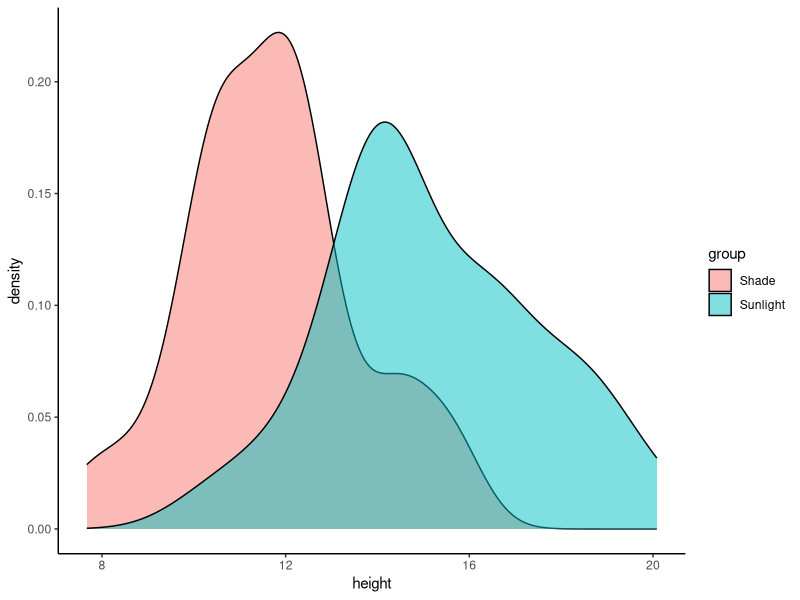
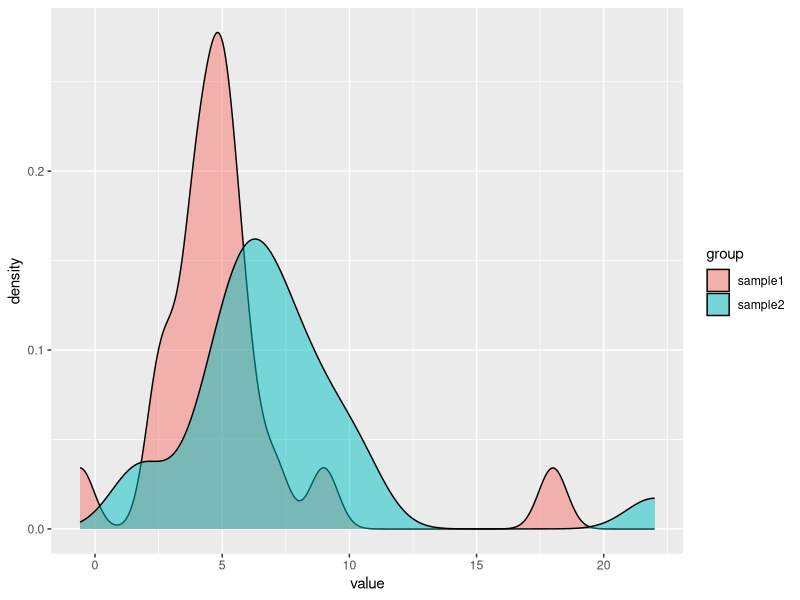
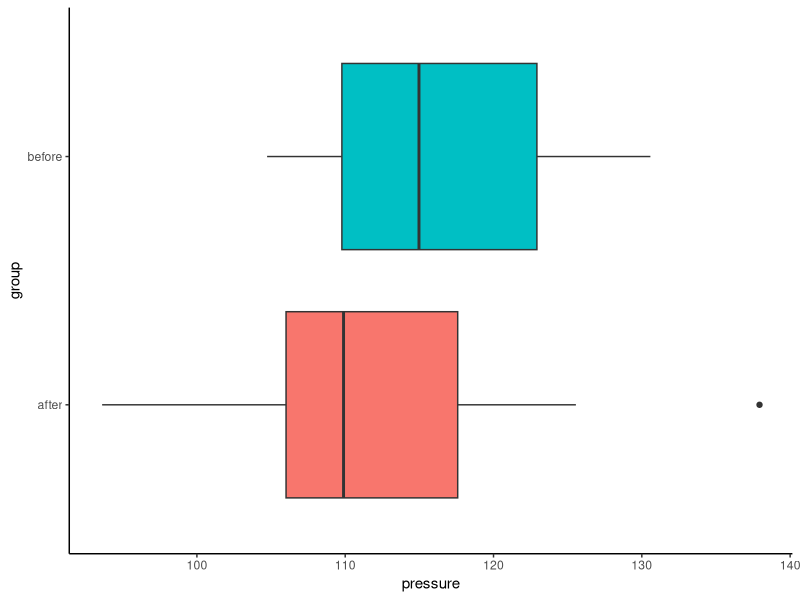
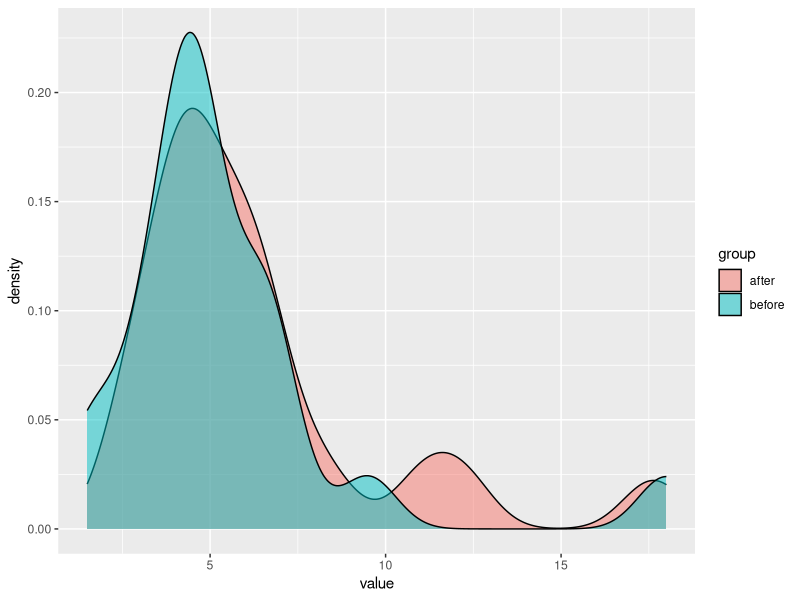
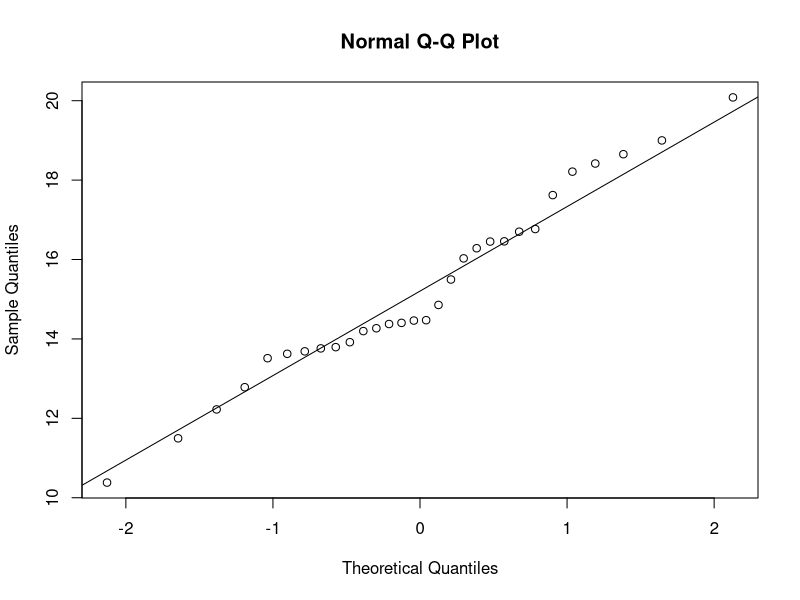
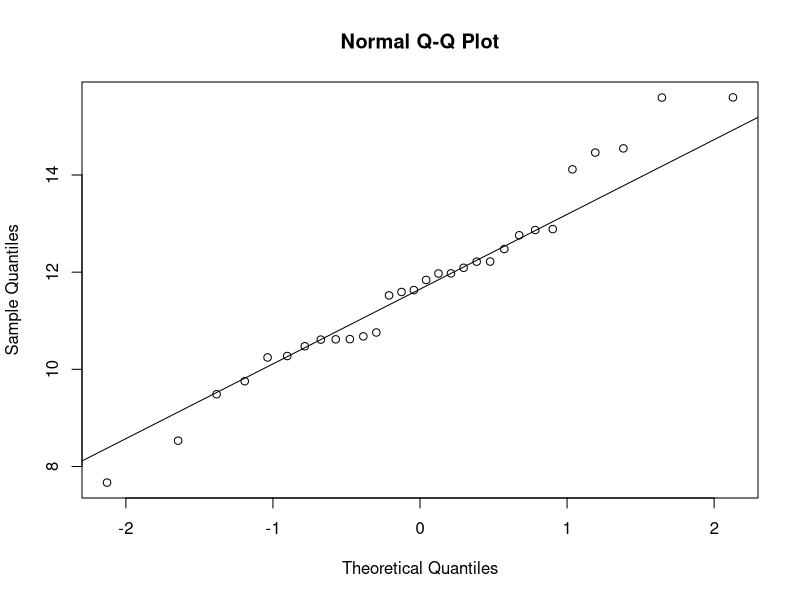
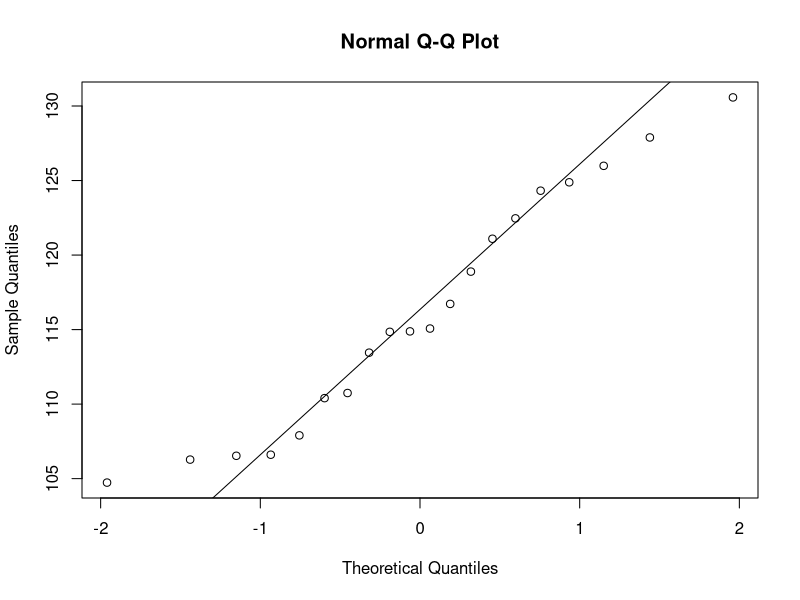
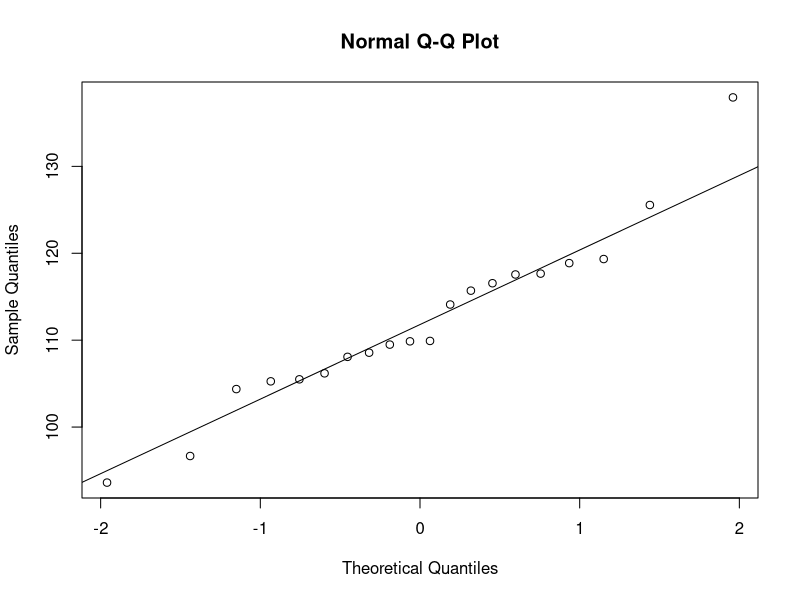

Here is the R script that generated these plots, in order:
## ---- chunk 1
knitr::opts_chunk$set(echo = TRUE)
library(dplyr)
library(tidyr)
library(ggplot2)
## ---- chunk 2
data_sunlight_plant = 
  data.frame(group = factor(rep(c("Sunlight", "Shade"), each = 30)),
             height = c(rnorm(30, mean = 15, sd = 2), 
                        rnorm(30, mean = 12, sd = 2)))

data_sunlight_plant %>% str() #!
## ---- chunk 3
ggplant = data_sunlight_plant %>%  
  ggplot(aes(x=height,fill=group)) +
  theme_classic()

# ggplant + geom_boxplot(aes(y=group)) + theme(legend.position = "none")
ggplant + geom_density(alpha=0.5)
# ggplant + geom_histogram(alpha=0.8, binwidth=1, alpha=0.6, col='black')

## ---- chunk 4
x = rnorm(10, mean=2, sd=2)
t.test(x)
## ---- chunk 5
x1 = rnorm(10, mean=2, sd = 4)
x2 = rnorm(10, mean=-1, sd=2)
# boxplot(x1, x2, horizontal = T)
t.test(x1,x2)
## ---- chunk 6
# t.test(height ~ group, data = data_sunlight_plant, var.equal = TRUE) # Classic t-test
t.test(height ~ group, 
       data = data_sunlight_plant) # Welch t-test
## ---- chunk 7
sample1 = c(rnorm(20, 5, 2), 18)
sample2 = c(rnorm(20, 7, 2), 22)

data_sample = data.frame(group = rep(c("sample1", "sample2"), each=21),
                         value = c(sample1, sample2))
## ---- chunk 8
data_sample %>%  ggplot(aes(x = value, fill=group)) + geom_density(alpha=0.5)
## ---- chunk 9
t.test(value ~ group,
       data=data_sample)

wilcox.test(value ~ group,
            data=data_sample)
## ---- chunk 10
before <- rnorm(20, mean = 120, sd = 10)
after <- before + rnorm(20, mean = -5, sd = 5)

data_pressure = data.frame(
 pressure = c(before, after),
 group = factor(rep(c('before', 'after'), each=20))
)

data_pressure %>% head() 
## ---- chunk 11
ggpress = data_pressure %>%  
  ggplot(aes(x=pressure, fill=group)) +
  theme_classic()

ggpress + geom_boxplot(aes(y=group)) + theme(legend.position = "none")
# ggplant + geom_density(alpha=0.5)
# ggplant + geom_histogram(alpha=0.8, binwidth=1)
## ---- chunk 12
t.test(pressure ~ group,
       data = data_pressure, 
       pair = T) # <---- !!!
## ---- chunk 13
sample_before = c(rnorm(20, 5, 2), 18)
sample_after = sample_before + rnorm(21, 1, 2)

data_before_after = data.frame(group = rep(c("before", "after"), each=21),
                         value = c(sample_before, sample_after))
## ---- chunk 14
data_before_after %>%  ggplot(aes(x = value, fill=group)) + geom_density(alpha=0.5)
## ---- chunk 15
wilcox.test(value ~ group,
            data=data_before_after,
            pair = TRUE) ## <---
## ---- chunk 16
data_cure = data.frame(
  Outcome = factor(rep(c('Cured', 'Not cured'), e=18)),
  Group = factor(c(rep("Treatment", 12), rep("Placebo", 6), rep("Treatment", 8), rep("Placebo", 10))))

data_cure %>%  head()
## ---- chunk 17
contingency_table = table(data_cure$Outcome, data_cure$Group)
contingency_table
## ---- chunk 18
chisq.test(contingency_table, 
           # correct = F
           )
## ---- chunk 19
data_knockout = data.frame(
  Outcome = factor(rep(c('Disease', 'No disease'), e=4)),
  Group = factor(c("Knockout", "Control", rep("Knockout", 3), rep("Control", 3))))

data_knockout %>%  head()
## ---- chunk 20
contingency_table_1 = table(data_knockout$Group, data_knockout$Outcome)
contingency_table_1
## ---- chunk 21
fisher.test(contingency_table_1)
## ---- chunk 22
qqnorm(data_sunlight_plant %>%  filter(group=='Sunlight') %>%  pull(height))
qqline(data_sunlight_plant %>%  filter(group=='Sunlight') %>%  pull(height))

qqnorm(data_sunlight_plant %>%  filter(group=='Shade') %>%  pull(height))
qqline(data_sunlight_plant %>%  filter(group=='Shade') %>%  pull(height))

## ---- chunk 23
qqnorm(data_pressure %>%  filter(group=='before') %>%  pull(pressure))
qqline(data_pressure %>%  filter(group=='before') %>%  pull(pressure))

qqnorm(data_pressure %>%  filter(group=='after') %>%  pull(pressure))
qqline(data_pressure %>%  filter(group=='after') %>%  pull(pressure))
## ---- chunk 24
observed <- c(435, 150, 160, 55)
expected <- c(9, 3, 3, 1) / sum(c(9, 3, 3, 1)) * sum(observed)

## ---- chunk 25
barplot(rbind(observed, expected), 
        beside = TRUE, 
        col = c("blue", "red"), 
        legend = c("Observed", "Expected"))
## ---- chunk 26
chisq.test(x=observed, p=expected/sum(expected))
